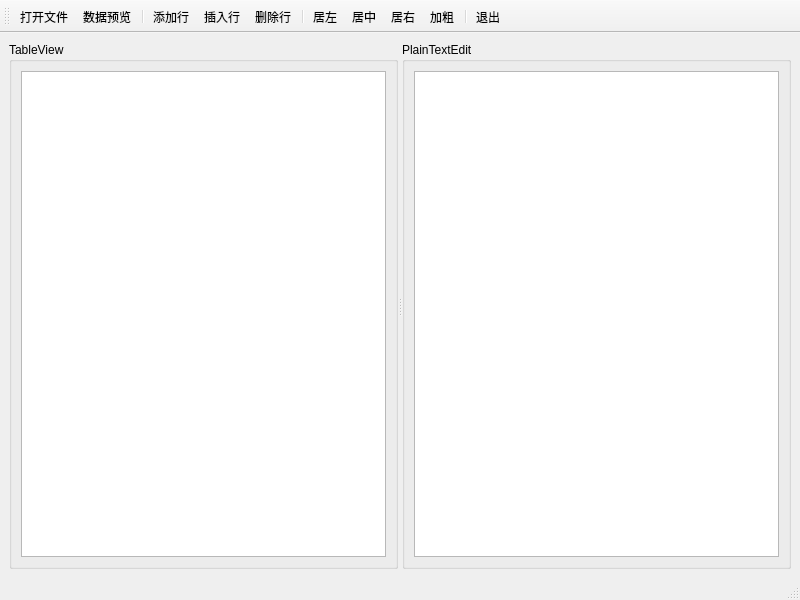
<?xml version="1.0" encoding="UTF-8"?>
<ui version="4.0">
 <class>MainWindow</class>
 <widget class="QMainWindow" name="MainWindow">
  <property name="geometry">
   <rect>
    <x>0</x>
    <y>0</y>
    <width>800</width>
    <height>600</height>
   </rect>
  </property>
  <property name="windowTitle">
   <string>MainWindow</string>
  </property>
  <widget class="QWidget" name="centralwidget">
   <layout class="QVBoxLayout" name="verticalLayout_3">
    <item>
     <widget class="QSplitter" name="splitter">
      <property name="orientation">
       <enum>Qt::Horizontal</enum>
      </property>
      <widget class="QGroupBox" name="groupBox">
       <property name="title">
        <string>TableView</string>
       </property>
       <layout class="QVBoxLayout" name="verticalLayout">
        <item>
         <widget class="QTableView" name="tableView"/>
        </item>
       </layout>
      </widget>
      <widget class="QGroupBox" name="groupBox_2">
       <property name="title">
        <string>PlainTextEdit</string>
       </property>
       <layout class="QVBoxLayout" name="verticalLayout_2">
        <item>
         <widget class="QPlainTextEdit" name="plainTextEdit"/>
        </item>
       </layout>
      </widget>
     </widget>
    </item>
   </layout>
  </widget>
  <widget class="QStatusBar" name="statusbar"/>
  <widget class="QToolBar" name="toolBar">
   <property name="windowTitle">
    <string>toolBar</string>
   </property>
   <property name="toolButtonStyle">
    <enum>Qt::ToolButtonTextUnderIcon</enum>
   </property>
   <attribute name="toolBarArea">
    <enum>TopToolBarArea</enum>
   </attribute>
   <attribute name="toolBarBreak">
    <bool>false</bool>
   </attribute>
   <addaction name="actOpenFile"/>
   <addaction name="actDataPreview"/>
   <addaction name="separator"/>
   <addaction name="actAddRow"/>
   <addaction name="actInsertLine"/>
   <addaction name="actDeleteLine"/>
   <addaction name="separator"/>
   <addaction name="actAligenLeft"/>
   <addaction name="actAligenCenter"/>
   <addaction name="actAligenRight"/>
   <addaction name="actFontBold"/>
   <addaction name="separator"/>
   <addaction name="actQuit"/>
  </widget>
  <action name="actOpenFile">
   <property name="icon">
    <iconset resource="res.qrc">
     <normaloff>:/icon/5.2/6.png</normaloff>:/icon/5.2/6.png</iconset>
   </property>
   <property name="text">
    <string>打开文件</string>
   </property>
   <property name="toolTip">
    <string>打开文件</string>
   </property>
   <property name="shortcut">
    <string>Ctrl+O</string>
   </property>
   <property name="menuRole">
    <enum>QAction::NoRole</enum>
   </property>
  </action>
  <action name="actDataPreview">
   <property name="icon">
    <iconset resource="res.qrc">
     <normaloff>:/icon/5.2/8.png</normaloff>:/icon/5.2/8.png</iconset>
   </property>
   <property name="text">
    <string>数据预览</string>
   </property>
   <property name="toolTip">
    <string>数据预览</string>
   </property>
   <property name="shortcut">
    <string>Ctrl+P</string>
   </property>
   <property name="menuRole">
    <enum>QAction::NoRole</enum>
   </property>
  </action>
  <action name="actAddRow">
   <property name="icon">
    <iconset resource="res.qrc">
     <normaloff>:/icon/5.2/9.png</normaloff>:/icon/5.2/9.png</iconset>
   </property>
   <property name="text">
    <string>添加行</string>
   </property>
   <property name="toolTip">
    <string>添加行</string>
   </property>
   <property name="menuRole">
    <enum>QAction::NoRole</enum>
   </property>
  </action>
  <action name="actInsertLine">
   <property name="icon">
    <iconset resource="res.qrc">
     <normaloff>:/icon/5.2/5.png</normaloff>:/icon/5.2/5.png</iconset>
   </property>
   <property name="text">
    <string>插入行</string>
   </property>
   <property name="toolTip">
    <string>插入行</string>
   </property>
   <property name="menuRole">
    <enum>QAction::NoRole</enum>
   </property>
  </action>
  <action name="actDeleteLine">
   <property name="icon">
    <iconset resource="res.qrc">
     <normaloff>:/icon/5.2/7.png</normaloff>:/icon/5.2/7.png</iconset>
   </property>
   <property name="text">
    <string>删除行</string>
   </property>
   <property name="toolTip">
    <string>删除行</string>
   </property>
   <property name="menuRole">
    <enum>QAction::NoRole</enum>
   </property>
  </action>
  <action name="actAligenLeft">
   <property name="icon">
    <iconset resource="res.qrc">
     <normaloff>:/icon/5.2/2.png</normaloff>:/icon/5.2/2.png</iconset>
   </property>
   <property name="text">
    <string>居左</string>
   </property>
   <property name="toolTip">
    <string>居左</string>
   </property>
   <property name="menuRole">
    <enum>QAction::NoRole</enum>
   </property>
  </action>
  <action name="actAligenCenter">
   <property name="icon">
    <iconset resource="res.qrc">
     <normaloff>:/icon/5.2/1.png</normaloff>:/icon/5.2/1.png</iconset>
   </property>
   <property name="text">
    <string>居中</string>
   </property>
   <property name="toolTip">
    <string>居中</string>
   </property>
   <property name="menuRole">
    <enum>QAction::NoRole</enum>
   </property>
  </action>
  <action name="actAligenRight">
   <property name="icon">
    <iconset resource="res.qrc">
     <normaloff>:/icon/5.2/3.png</normaloff>:/icon/5.2/3.png</iconset>
   </property>
   <property name="text">
    <string>居右</string>
   </property>
   <property name="toolTip">
    <string>居右</string>
   </property>
   <property name="menuRole">
    <enum>QAction::NoRole</enum>
   </property>
  </action>
  <action name="actFontBold">
   <property name="icon">
    <iconset resource="res.qrc">
     <normaloff>:/icon/5.2/4.png</normaloff>:/icon/5.2/4.png</iconset>
   </property>
   <property name="text">
    <string>加粗</string>
   </property>
   <property name="toolTip">
    <string>加粗</string>
   </property>
   <property name="menuRole">
    <enum>QAction::NoRole</enum>
   </property>
  </action>
  <action name="actQuit">
   <property name="icon">
    <iconset resource="res.qrc">
     <normaloff>:/icon/5.2/10.png</normaloff>:/icon/5.2/10.png</iconset>
   </property>
   <property name="text">
    <string>退出</string>
   </property>
   <property name="toolTip">
    <string>退出</string>
   </property>
   <property name="menuRole">
    <enum>QAction::NoRole</enum>
   </property>
  </action>
 </widget>
 <resources>
  <include location="res.qrc"/>
 </resources>
 <connections>
  <connection>
   <sender>actQuit</sender>
   <signal>triggered()</signal>
   <receiver>MainWindow</receiver>
   <slot>close()</slot>
   <hints>
    <hint type="sourcelabel">
     <x>-1</x>
     <y>-1</y>
    </hint>
    <hint type="destinationlabel">
     <x>399</x>
     <y>299</y>
    </hint>
   </hints>
  </connection>
 </connections>
</ui>
